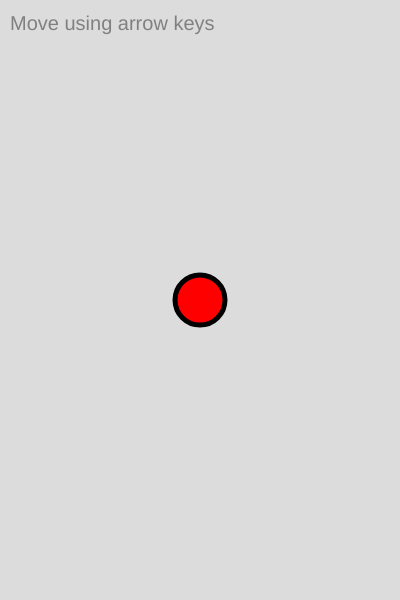
Frame 1 (no input)
Frame 60 (no input): identical to frame 1, image omitted
Frame 120 (the mouse pressed at the canvas centre since frame 60): identical to frame 1, image omitted

The p5.js sketch that drew this single still picture (run headless with seeded random() and noise() and a simulated clock; from frame 60 on, the mouse is pressed at the canvas centre):

// p5.js sketch
// ── sketch.js
let cx;
let cy;

function setup() {
  createCanvas(400, 600);
  cx = width / 2;
  cy = height / 2;
}

function draw() {
  background(220);
  fill("gray");
  textSize(20);
  text(`Move using arrow keys`, 10, 30);

  fill("red");
  strokeWeight(5);
  circle(cx, cy, 50);
}

function keyPressed() {
  const step = 10;
  if (keyCode === LEFT_ARROW) {
    cx -= step;
  }
  if (keyCode === RIGHT_ARROW) {
    cx += step;
  }
  if (keyCode === UP_ARROW) {
    cy -= step;
  }
  if (keyCode === DOWN_ARROW) {
    cy += step;
  }
}
